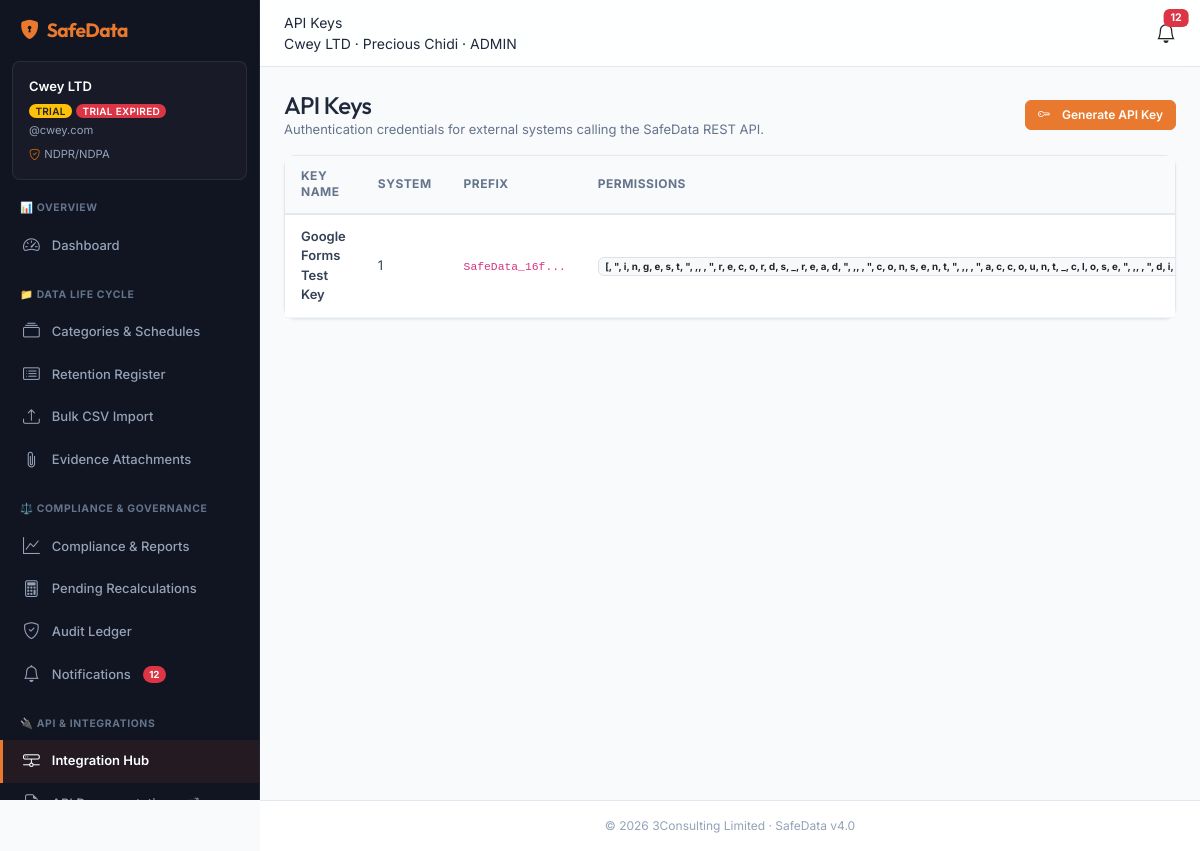
The app's page /integrations/keys (signed in) with its own data.
### app/models.py (models this page shows)
class ApiKey(Base):
    __tablename__ = "api_keys"
    id = Column(Integer, primary_key=True, autoincrement=True)
    organization_id = Column(Integer, ForeignKey("organizations.id", ondelete="CASCADE"), default=1, nullable=False)
    system_id = Column(Integer, ForeignKey("connected_systems.id"), nullable=False)
    key_name = Column(String(100), nullable=False)
    key_hash = Column(String(64), unique=True, nullable=False)
    key_prefix = Column(String(12), nullable=False)
    permissions = Column(JSON, nullable=True)
    rate_limit_per_min = Column(Integer, default=60, nullable=False)
    is_active = Column(Boolean, default=True, nullable=False)
    last_used_at = Column(DateTime, nullable=True)
    expires_at = Column(DateTime, nullable=True)
    created_by = Column(Integer, ForeignKey("users.id", ondelete="SET NULL"), nullable=True)
    created_at = Column(DateTime, default=func.now(), nullable=False)
    revoked_at = Column(DateTime, nullable=True)

### app/routes/integrations_routes.py (the view)
@router.get("/integrations/keys", response_class=HTMLResponse)
def list_api_keys(request: Request, db: Session = Depends(get_db)):
    session = get_session(request)
    if not session or session.get("role") != "admin":
        return RedirectResponse(url="/login", status_code=303)
    org_id = session["org_id"]
    labels = get_country_regulation_labels(session.get("country", "OTHER"))
    keys = db.query(ApiKey).filter(ApiKey.organization_id == org_id).order_by(ApiKey.id.desc()).all()
    return templates.TemplateResponse(request=request, name="integrations_keys.html", context=_ctx(session, labels, {
        "page_title": "API Keys",
        "active_nav": "integrations",
        "keys": keys
    }))

### app/templates/integrations_keys.html (shortened to what this page needs)
{% extends "layout.html" %}
{% block content %}
<div class="d-flex justify-content-between align-items-center mb-3">
  <div>
    <h1 class="h4 mb-0">API Keys</h1>
    <p class="text-muted small mb-0">Authentication credentials for external systems calling the SafeData REST API.</p>
  </div>
  <a href="/integrations/keys/create" class="btn btn-primary btn-sm"><i class="bi bi-key me-1"></i> Generate API Key</a>
</div>
<div class="card shadow-sm">
  <div class="card-body p-0">
    {% if not keys %}
      <div class="p-4 text-center text-muted">
        <i class="bi bi-key fs-2 d-block mb-2"></i>
        No API keys generated yet. Click "Generate API Key" to authenticate external API integrations.
      </div>
    {% else %}
      <div class="table-responsive">
        <table class="table table-hover align-middle mb-0">
          <thead class="table-light">
            <tr>
              <th>Key Name</th>
              <th>System</th>
              <th>Prefix</th>
              <th>Permissions</th>
            </tr>
          </thead>
          <tbody>
            {% for k in keys %}
              <tr>
                <td class="fw-semibold">{{ k.key_name }}</td>
                <td>{{ k.system_id }}</td>
                <td><code>{{ k.key_prefix }}...</code></td>
                <td>
                  {% if k.permissions %}
                    <span class="badge bg-light text-dark border">{{ k.permissions | join(', ') }}</span>
                  {% else %}
                    <span class="text-muted small">None</span>
                  {% endif %}
                </td>
              </tr>
            {% endfor %}
          </tbody>
        </table>
      </div>
    {% endif %}
  </div>
</div>
{% endblock %}

### records on screen
ApiKey: key_name "Google Forms Test Key", system_id "1", key_prefix "SafeData_16f", permissions "[, \", i, n, g, e, s, t, \", ,, , \", r, e, c, o, r, d, s, _, r, e, a, d, \", ,, , \", c, o, n, s, e, n, t, \", ,, , \", a, c, c, o, u, n, t, _, c, l, o, s, e, \", ,, , \", d, i,…"

### other values on screen
{{ wl_name or 'SafeData' }} "SafeData"
{{ org_name }} "Cwey LTD"
{{ org_status | upper }} "TRIAL"
{{ org_domain }} "cwey.com"
{{ law_label }} "NDPR/NDPA"
{{ unread_notifications_count }} "12"
{{ page_title }} "API Keys"
{{ user_name }} "Precious Chidi"
{{ user_role | upper }} "ADMIN"
{{ wl_footer or '3Consulting Limited' }} "3Consulting Limited"
